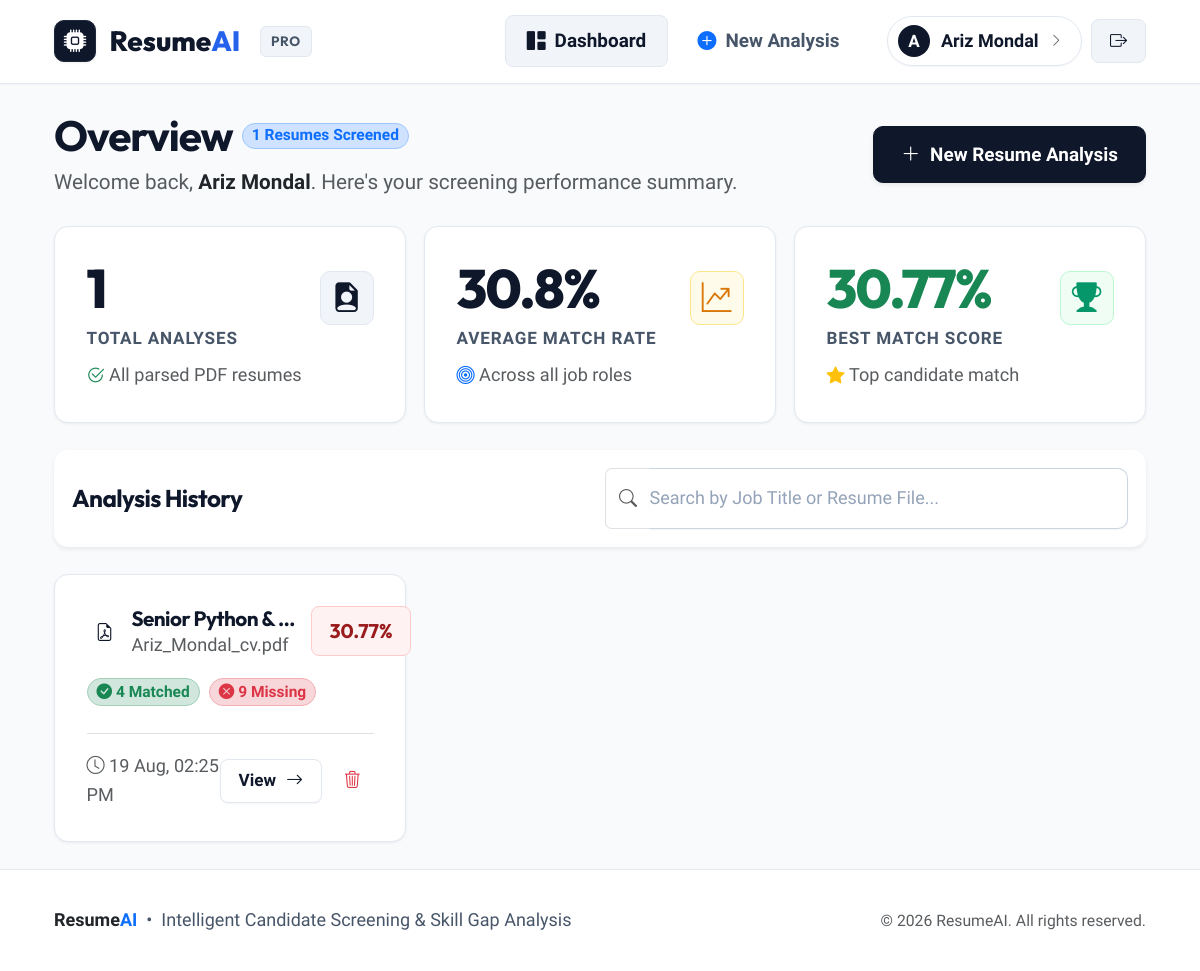
Before: /dashboard (signed in) with the older database file.
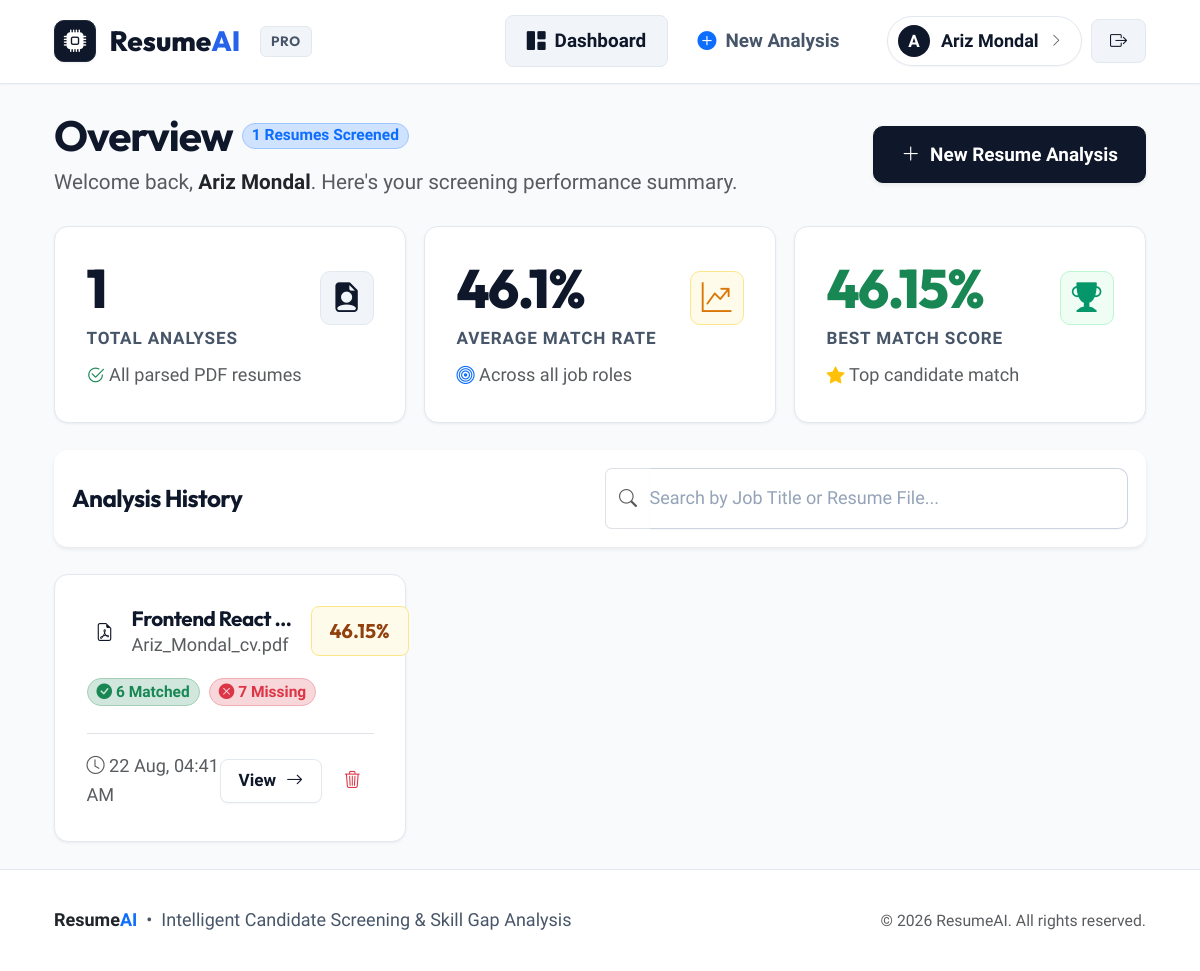
After: the same page with the newer database file.
### models.py (models this page shows)
class User(UserMixin, db.Model):
    __tablename__ = "user"
    id = db.Column(db.Integer, primary_key=True)
    username = db.Column(db.String(150), unique=True, nullable=True)
    email = db.Column(db.String(150), unique=True, nullable=False)
    password = db.Column(db.String(300), nullable=False)  # Hashed password string
    analyses = db.relationship("Analysis", backref="user", lazy=True)

class Analysis(db.Model):
    __tablename__ = "analysis"
    id = db.Column(db.Integer, primary_key=True)
    user_id = db.Column(db.Integer, db.ForeignKey("user.id"), nullable=False)
    resume_filename = db.Column(db.String(300))
    job_title = db.Column(db.String(200))
    matched_skills = db.Column(db.Text)   # Comma-separated string: "python,sql,flask"
    missing_skills = db.Column(db.Text)   # Comma-separated string: "docker,aws"
    match_percentage = db.Column(db.Float)
    created_at = db.Column(db.DateTime, default=datetime.utcnow)

### app.py (the view)
@app.route("/dashboard")
@login_required
def dashboard():
    analyses = Analysis.query.filter_by(user_id=current_user.id)\
        .order_by(Analysis.created_at.desc()).all()
    return render_template("dashboard.html", analyses=analyses)

### app.py (called while the page is built)
@login_manager.user_loader
def load_user(user_id):
    return db.session.get(User, int(user_id))

### templates/dashboard.html (shortened to what this page needs)
{% extends "base.html" %}
{% block content %}
<div class="d-flex flex-column flex-md-row justify-content-between align-items-md-center gap-3 mb-4">
    <div>
        <div class="d-flex align-items-center gap-2 mb-1">
            <h2 class="fw-bold mb-0">Overview</h2>
            <span class="badge bg-primary-subtle text-primary border border-primary-subtle px-2 py-1 small rounded-pill">
                {{ analyses|length }} Resumes Screened
            </span>
        </div>
        <p class="text-muted mb-0">Welcome back, <strong class="text-dark">{{ current_user.username }}</strong>. Here's your screening performance summary.</p>
    </div>
    <a href="{{ url_for('upload_resume') }}" class="btn btn-primary shadow-sm">
        <i class="bi bi-plus-lg"></i>
        <span>New Resume Analysis</span>
    </a>
</div>
{% if analyses %}
    {% set total_count = analyses|length %}
    {% set ns = namespace(total_score=0, best_score=0) %}
    {% for a in analyses %}
        {% set ns.total_score = ns.total_score + (a.match_percentage or 0) %}
        {% if (a.match_percentage or 0) > ns.best_score %}
            {% set ns.best_score = a.match_percentage %}
        {% endif %}
    {% endfor %}
    {% set avg_score = (ns.total_score / total_count)|round(1) if total_count > 0 else 0 %}
    <div class="row g-3 mb-4">
        <div class="col-12 col-md-4">
            <div class="stat-card">
                <div class="d-flex align-items-center justify-content-between">
                    <div>
                        <div class="stat-value">{{ total_count }}</div>
                        <div class="stat-label">Total Analyses</div>
                    </div>
                    <div class="stat-icon primary">
                        <i class="bi bi-file-earmark-person-fill"></i>
                    </div>
                </div>
                <div class="mt-2 text-muted small d-flex align-items-center gap-1">
                    <i class="bi bi-check2-circle text-success"></i> All parsed PDF resumes
                </div>
            </div>
        </div>
        <div class="col-12 col-md-4">
            <div class="stat-card">
                <div class="d-flex align-items-center justify-content-between">
                    <div>
                        <div class="stat-value">{{ avg_score }}%</div>
                        <div class="stat-label">Average Match Rate</div>
                    </div>
                    <div class="stat-icon warning">
                        <i class="bi bi-graph-up-arrow"></i>
                    </div>
                </div>
                <div class="mt-2 text-muted small d-flex align-items-center gap-1">
                    <i class="bi bi-bullseye text-primary"></i> Across all job roles
                </div>
            </div>
        </div>
        <div class="col-12 col-md-4">
            <div class="stat-card">
                <div class="d-flex align-items-center justify-content-between">
                    <div>
                        <div class="stat-value text-success">{{ ns.best_score }}%</div>
                        <div class="stat-label">Best Match Score</div>
                    </div>
                    <div class="stat-icon success">
                        <i class="bi bi-trophy-fill"></i>
                    </div>
                </div>
                <div class="mt-2 text-muted small d-flex align-items-center gap-1">
                    <i class="bi bi-star-fill text-warning"></i> Top candidate match
                </div>
            </div>
        </div>
    </div>
    <div class="card p-3 mb-4 border-0 shadow-sm">
        <div class="row g-2 align-items-center">
            <div class="col-md-6">
                <h5 class="fw-bold mb-0">Analysis History</h5>
            </div>
            <div class="col-md-6">
                <div class="input-group">
                    <span class="input-group-text bg-white border-end-0 text-muted">
                        <i class="bi bi-search"></i>
                    </span>
                    <input type="text" id="analysisSearchInput" class="form-control border-start-0 ps-0" placeholder="Search by Job Title or Resume File...">
                </div>
            </div>
        </div>
    </div>
    <div class="row g-3" id="analysisCardsContainer">
        {% for a in analyses %}
            {% set matched_count = (a.matched_skills.split(',')|length) if a.matched_skills else 0 %}
            {% set missing_count = (a.missing_skills.split(',')|length) if a.missing_skills else 0 %}
            <div class="col-12 col-md-6 col-lg-4 analysis-item" data-search="{{ a.job_title|lower }} {{ a.resume_filename|lower }}">
                <div class="analysis-card">
                    <div>
                        <div class="d-flex align-items-start justify-content-between gap-2 mb-3">
                            <div class="d-flex align-items-center gap-2">
                                <div class="user-avatar" style="background: var(--primary-light); color: var(--primary); width: 36px; height: 36px; font-size: 1rem;">
                                    <i class="bi bi-file-earmark-pdf"></i>
                                </div>
                                <div>
                                    <h6 class="fw-bold mb-0 text-truncate" style="max-width: 170px;" title="{{ a.job_title }}">{{ a.job_title }}</h6>
                                    <span class="text-muted small font-mono text-truncate d-block" style="max-width: 170px;" title="{{ a.resume_filename }}">
                                        {{ a.resume_filename }}
                                    </span>
                                </div>
                            </div>
                            <span class="match-badge {% if a.match_percentage >= 70 %}high{% elif a.match_percentage >= 40 %}mid{% else %}low{% endif %}">
                                {{ a.match_percentage }}%
                            </span>
                        </div>
                        <div class="d-flex align-items-center gap-2 my-3">
                            <span class="badge bg-success-subtle text-success border border-success-subtle rounded-pill px-2 py-1 small">
                                <i class="bi bi-check-circle-fill"></i> {{ matched_count }} Matched
                            </span>
                            <span class="badge bg-danger-subtle text-danger border border-danger-subtle rounded-pill px-2 py-1 small">
                                <i class="bi bi-x-circle-fill"></i> {{ missing_count }} Missing
                            </span>
                        </div>
                    </div>
                    <div class="pt-3 mt-2 border-top d-flex align-items-center justify-content-between">
                        <div class="text-muted small">
                            <i class="bi bi-clock"></i> {{ a.created_at.strftime('%d %b, %I:%M %p') }}
                        </div>
                        <div class="d-flex align-items-center gap-2">
                            <a href="{{ url_for('result', analysis_id=a.id) }}" class="btn btn-sm btn-outline-primary">
                                <span>View</span>
                                <i class="bi bi-arrow-right"></i>
                            </a>
                            <form method="POST" action="{{ url_for('delete_analysis', analysis_id=a.id) }}" onsubmit="return confirm('Are you sure you want to delete this analysis report?');" class="d-inline m-0">
                                <button type="submit" class="btn btn-sm btn-outline-danger" title="Delete this analysis" style="padding: 0.4rem 0.65rem;">
                                    <i class="bi bi-trash3"></i>
                                </button>
                            </form>
                        </div>
                    </div>
                </div>
            </div>
        {% endfor %}
    </div>
{% endif %}
{% endblock %}

### templates/base.html (shortened to what this page needs)
<!DOCTYPE html>
<html lang="en">
<head>
    <link rel="stylesheet" href="https://cdn.jsdelivr.net/npm/bootstrap-icons@1.11.3/font/bootstrap-icons.min.css">
    <link rel="stylesheet" href="https://cdn.jsdelivr.net/npm/bootstrap@5.3.3/dist/css/bootstrap.min.css">
    <link rel="stylesheet" href="{{ url_for('static', filename='style.css') }}">
</head>
<body>
<nav class="navbar navbar-expand-lg app-navbar">
    <div class="container-fluid px-3 px-md-5">
        <a class="brand-logo" href="{{ url_for('home') }}">
            <div class="brand-icon-box">
                <i class="bi bi-cpu-fill"></i>
            </div>
            <span>Resume<span class="highlight">AI</span></span>
            <span class="brand-badge d-none d-sm-inline">PRO</span>
        </a>
        <div class="collapse navbar-collapse" id="navbarContent">
            <ul class="navbar-nav ms-auto align-items-lg-center gap-2 my-2 my-lg-0">
                {% if current_user.is_authenticated %}
                    <li class="nav-item">
                        <a href="{{ url_for('dashboard') }}" class="nav-link-custom {% if request.endpoint == 'dashboard' %}active{% endif %}">
                            <i class="bi bi-grid-1x2-fill"></i> Dashboard
                        </a>
                    </li>
                    <li class="nav-item">
                        <a href="{{ url_for('upload_resume') }}" class="nav-link-custom {% if request.endpoint == 'upload_resume' %}active{% endif %}">
                            <i class="bi bi-plus-circle-fill text-primary"></i> New Analysis
                        </a>
                    </li>
                    <li class="nav-item ms-lg-3 mt-2 mt-lg-0 d-flex align-items-center gap-2">
                        <a href="{{ url_for('profile') }}" class="user-pill text-decoration-none {% if request.endpoint == 'profile' %}border-primary shadow-sm{% endif %}" title="View My Profile">
                            <div class="user-avatar">
                                {{ (current_user.username or current_user.email or 'U')[0]|upper }}
                            </div>
                            <span>{{ current_user.username or current_user.email }}</span>
                            <i class="bi bi-chevron-right small text-muted" style="font-size: 0.75rem;"></i>
                        </a>
                        <a href="{{ url_for('logout') }}" class="btn btn-sm btn-secondary-subtle" title="Sign out">
                            <i class="bi bi-box-arrow-right"></i>
                        </a>
                    </li>
                {% endif %}
            </ul>
        </div>
    </div>
</nav>
<main class="container-fluid px-3 px-md-5 my-4 flex-grow-1 fade-in">
    {% block content %}{% endblock %}
</main>
<footer class="app-footer">
    <div class="container-fluid px-3 px-md-5 d-flex flex-column flex-md-row align-items-center justify-content-between gap-3 text-center text-md-start">
        <div class="d-flex align-items-center gap-2">
            <span class="fw-bold text-dark font-heading">Resume<span class="text-primary">AI</span></span>
            <span>&bull;</span>
            <span>Intelligent Candidate Screening &amp; Skill Gap Analysis</span>
        </div>
        <div class="text-muted small">
            &copy; {{ now.year if now else '2026' }} ResumeAI. All rights reserved.
        </div>
    </div>
</footer>
</body>
</html>

Changed rows visible on the page:
removed Analysis: best_score "30.77", job_title "Senior Python &…", resume_filename "Ariz_Mondal_cv.pdf", match_percentage "30.77", matched_count "4", missing_count "9", created_at "19 Aug, 02:25 PM"
added Analysis: best_score "46.15", job_title "Frontend React…", resume_filename "Ariz_Mondal_cv.pdf", match_percentage "46.15", matched_count "6", missing_count "7", created_at "22 Aug, 04:41 AM"
Other visible differences:
{{ avg_score }}: "30.8" → "46.1"
